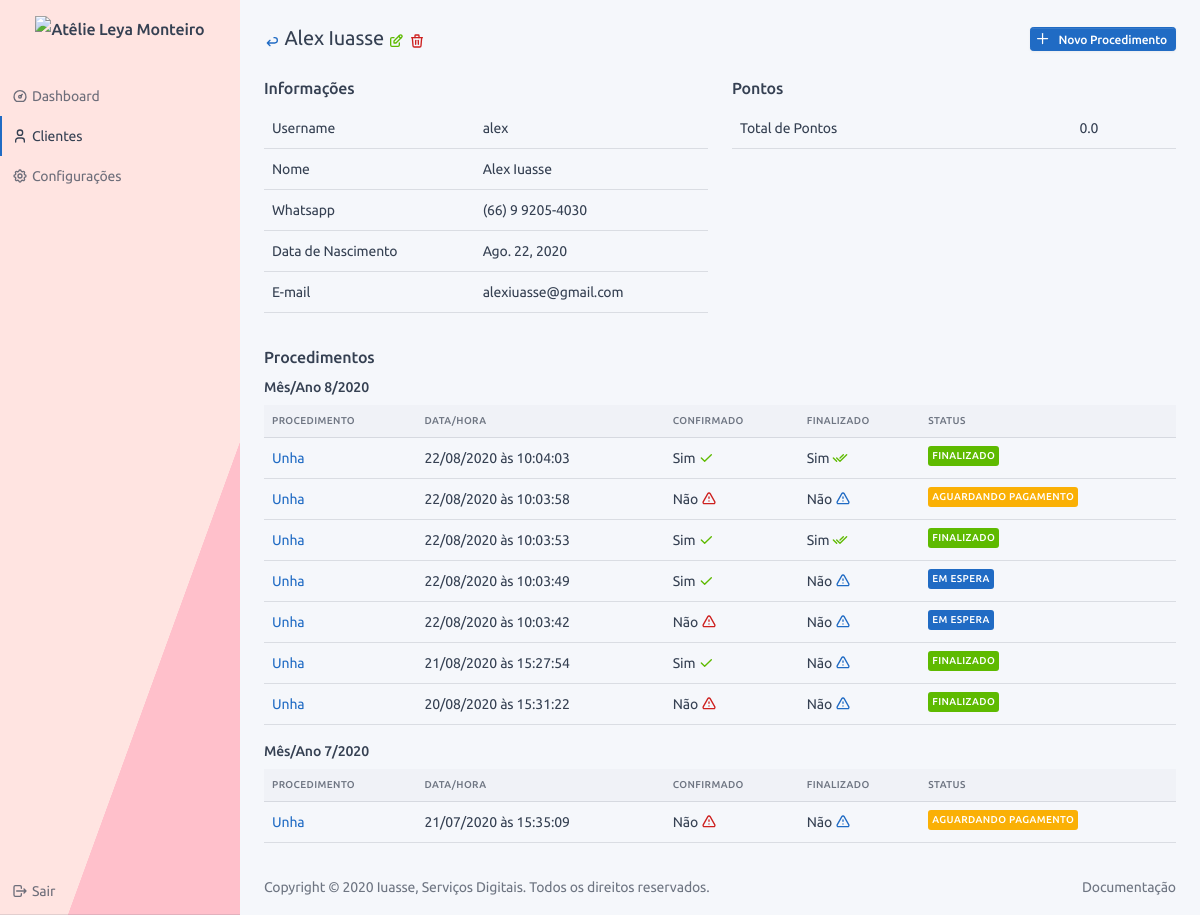
The app's page /user/2/profile/ (signed in), older data.
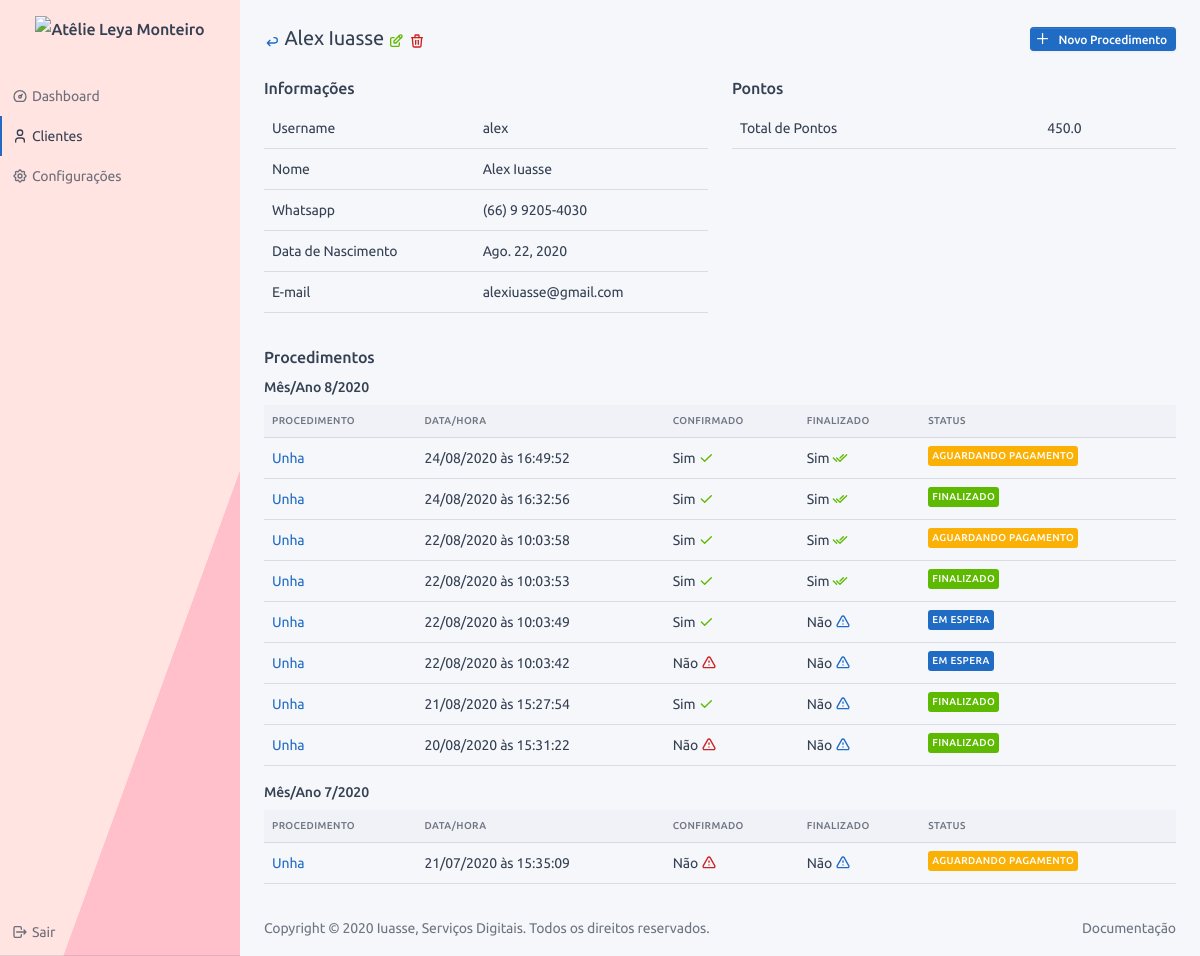
The same page, newer data.
### users/models.py (models this page shows, shortened)
class CustomUser(AbstractUser):
    birth_day = models.DateField('data de nascimento', blank=True, null=True)
    whatsapp = models.CharField('whatsapp', max_length=16)
    total_of_points = models.FloatField(default=0, verbose_name='Total de pontos')
    def get_full_name(self):
        return "{} {}".format(self.first_name, self.last_name)
    @property
    def get_new_service_url(self):
        return reverse('service:orderofservice:create', kwargs={'cpk': self.pk})
    @property
    def get_delete_url(self):
        return reverse('users:customuser:delete', kwargs={'pk': self.pk})
    @property
    def get_edit_url(self):
        return reverse('users:customuser:edit', kwargs={'pk': self.pk})
    @property
    def get_back_url(self):
        return reverse('users:customuser:view')
    def is_birthday(self):
        today = datetime.today()
        return self.birth_day.day == today.day and self.birth_day.month == today.month
    def get_dict_data(self):
        return {
            'Username': self.username,
            'Nome': "{} {}".format(self.first_name, self.last_name),
            'Whatsapp': self.whatsapp,
            'Data de Nascimento': self.birth_day,
            'E-mail': self.email,
        }
    def get_dict_data_points(self):
        return {
            'Total de Pontos': self.total_of_points,
        }
    def get_service_sorted_by_entry_date(self):
        retDict = {}
        for s in self.orderofservice_set.all().order_by('-date', '-id'):
            m_y = "{}/{}".format(s.date.month, s.date.year)
            if m_y in retDict:
                retDict[m_y]['services'].append(s)
            else:
                retDict[m_y] = {}
                retDict[m_y]['services'] = []
                retDict[m_y]['services'].append(s)
        return retDict

### service/models.py (models this page shows, shortened)
class OrderOfService(BaseModel):
    type_of_service = models.ForeignKey("config.TypeOfService", verbose_name="Procedimento", on_delete=models.SET_NULL,
                                        null=True)
    status = models.ForeignKey("config.StatusService", verbose_name="Status", on_delete=models.PROTECT)
    finished = models.BooleanField("finalizado", default=False,
                                   help_text="Marque apenas quando procedimento finalizado")
    counted = models.BooleanField("contabilizado", default=False, help_text="Procedimento já foi contabilizado?")
    confirmed = models.BooleanField("confirmado", default=False, help_text="Procedimento foi confirmado?")
    date = models.DateField("Data", default=now)
    time = models.TimeField("Hora", default=now)
    observation = models.TextField("observação", blank=True)
    customer = models.ForeignKey("users.CustomUser", verbose_name="Cliente", on_delete=models.CASCADE, blank=True,
                                 null=True)
    def get_absolute_url(self):
        return reverse(self.get_reverse_profile, kwargs={'cpk': self.customer.pk, 'pk': self.pk})
    def get_confirmed_html(self):
        return f"Sim <span class='text-success'>{ICON_CHECK}</span>" if self.confirmed else \
            f"Não <span class='text-danger'>{ICON_TRIANGLE_ALERT}</span>"
    def get_finished_html(self):
        return f"Sim <span class='text-success'>{ICON_DOUBLE_CHECK}</span>" if self.finished else \
            f"Não <span class='text-primary'>{ICON_TRIANGLE_ALERT}</span>"
    def get_date_html(self):
        return "Hoje às {} <span class='text-info'>{}</span>".format(self.time,
                                                                     ICON_CALENDAR) if self.date == date.today() \
            else "{} às {}".format(self.date.strftime("%d/%m/%Y"), self.time)

### config/models.py (models this page shows, shortened)
class BaseConfigModel(BaseModel):
    name = models.CharField("nome", max_length=128)
    def __str__(self):
        return self.name
    class Meta:
        abstract = True

class TypeOfService(BaseConfigModel):
    time = models.FloatField("tempo", default=30, help_text="Coloque o tempo em minutos, ex.: 1hr = 60min")
    value = models.DecimalField("Valor", max_digits=11, decimal_places=2, default=0,
                                help_text="Valor do procedimento, ele será usado para auto preenchimento de alguns "
                                          "campos!")
    rewarded_points = models.FloatField("pontos ganhos", default=0)

class StatusService(BaseConfigModel):
    contextual = models.CharField("cor", choices=ContextualEnum.choices(), blank=True, max_length=20)

### users/views.py (the view)
# urls.py: path('<int:pk>/profile/', CustomUserProfile.as_view(), name='profile'),
class CustomUserProfile(LoginRequiredMixin, View):
    template = 'user/profile.html'
    title = TITLE_VIEW_USER
    subtitle = SUBTITLE_USER
    def get(self, request, pk):
        return render(request, self.template, {'obj': CustomUser.objects.get(pk=pk)})

### base/models.py (called while the page is built)
    @property
    def get_reverse_profile(self):
        return '{}:{}:profile'.format(self._meta.app_label, self._meta.model_name)

### frontend/context_processors.py (called while the page is built)
def frontend_template_context(request):
    return {
        'NAME_OF_ENTERPRISE': settings.NAME_OF_ENTERPRISE,
        'VERSION': settings.VERSION,
        'ICON_HOME': ICON_HOME,
        'ICON_LOGOUT': ICON_LOGOUT,
        'ICON_LINK': ICON_LINK,
        'ICON_EYE': ICON_EYE,
        'ICON_ARROW_BACK': ICON_ARROW_BACK,
        'ICON_DELETE': ICON_DELETE,
        'ICON_EDIT': ICON_EDIT,
        'ICON_ADD': ICON_ADD,
        'ICON_CALENDAR': ICON_CALENDAR,
        'ICON_DEVICE': ICON_DEVICE,
        'ICON_PERSON': ICON_PERSON,
        'ICON_NEW_PERSON': ICON_NEW_PERSON,
        'ICON_SETTINGS': ICON_SETTINGS,
        'ICON_TRIANGLE_ALERT': ICON_TRIANGLE_ALERT,
        'ICON_BUG': ICON_BUG,
        'ICON_DASHBOARD': ICON_DASHBOARD,
        'ICON_CHECK': ICON_CHECK,
        'ICON_DOUBLE_CHECK': ICON_DOUBLE_CHECK,
        'ICON_GIFT': ICON_GIFT,
    }

### frontend/templates/user/profile.html (shortened to what this page needs)
{% extends 'base.html' %}
{% block content %}
<div class="container-fluid">
    <div class="page-header">
        <div class="row align-items-center">
            <div class="col-auto">
                <h2 class="page-title">
                    <a href="{{obj.get_back_url}}" rel="tooltip" title="Voltar">
                        <span class="text-primary">{{ICON_ARROW_BACK|safe}}</span>
                    </a>
                    {{obj.get_full_name}}
                    <a href="{{obj.get_edit_url}}" rel="tooltip" title="Editar">
                        <span class="text-success">{{ICON_EDIT|safe}}</span>
                    </a>
                    <a href="{{obj.get_delete_url}}" rel="tooltip" title="Deletar">
                        <span class="text-danger">{{ICON_DELETE|safe}}</span>
                    </a>
                </h2>
            </div>
            <div class="col-auto ml-auto d-print-none">
                <a class="btn btn-sm btn-primary ml-3 d-none d-sm-inline-block"
                   href="{{obj.get_new_service_url}}">
                    {{ICON_ADD|safe}}
                    Novo Procedimento
                </a>
            </div>
        </div>
    </div>
    <div class="row">
        <div class="col-lg-6 col-md-auto">
            <h3>Informações</h3>
            <div class="table-responsive mb-3">
                <table class="table table-hover">
                    {% for k, v in obj.get_dict_data.items %}
                    <tr>
                        <td>{{k}}</td>
                        <td>{{v}}</td>
                    </tr>
                    {% endfor %}
                </table>
            </div>
        </div>
        <div class="col-lg-6 col-md-auto">
            <h3>Pontos</h3>
            <div class="table-responsive mb-3">
                <table class="table table-hover">
                    {% for k, v in obj.get_dict_data_points.items %}
                    <tr>
                        <td>{{k}}</td>
                        <td>{{v}}</td>
                    </tr>
                    {% endfor %}
                </table>
            </div>
        </div>
    </div>
    <div class="row">
        <h3>Procedimentos</h3>
        {% for k,v in obj.get_service_sorted_by_entry_date.items %}
        <div class="col-lg-12 col-md-auto">
            <h4>Mês/Ano {{k}}</h4>
            <div class="table-responsive">
                <table class="table table-hover">
                    <thead>
                    <tr>
                        <th>Procedimento</th>
                        <th>Data/Hora</th>
                        <th>Confirmado</th>
                        <th>Finalizado</th>
                        <th>Status</th>
                    </tr>
                    </thead>
                    <tbody>
                    {% for kk,vv in v.items %}
                    {% for s in vv %}
                    <tr>
                        <td>
                            <a href="{{s.get_absolute_url}}">
                                {{s.type_of_service}}
                            </a>
                        </td>
                        <td>{{s.get_date_html|safe}}</td>
                        <td>{{s.get_confirmed_html|safe}}</td>
                        <td>{{s.get_finished_html|safe}}</td>
                        <td><span class="badge bg-{{s.status.contextual}}">{{s.status}}</span></td>
                    </tr>
                    {% endfor %}
                    {% endfor %}
                    </tbody>
                </table>
            </div>
        </div>
        {% endfor %}
    </div>
</div>
{% endblock %}

### frontend/templates/base.html (shortened to what this page needs)
<!DOCTYPE html>
<html lang="en">
<head>
    {% load static %}
    <link href="{% static 'dist/css/tabler.min.css' %}" rel="stylesheet"/>
    <link href="{% static 'custom/css/custom-css.css' %}" rel="stylesheet"/>
</head>
{% block body_html %}
<body class="antialiased">
{% block sidebar %}{% include "sidebar.html" %}{% endblock %}
<div class="page">
    <div class="content" id="content">
        {% block content %}{% include "dashboard.html" %}{% endblock %}
        {% block footer %}{% include "footer.html" %}{% endblock %}
    </div>
</div>
</body>
{% endblock %}
</html>

### frontend/templates/sidebar.html (shortened to what this page needs)
{% load static %}
<aside class="navbar navbar-vertical navbar-expand-lg navbar-light bg-login">
    <div class="container">
        <a class="navbar-brand navbar-brand-autodark" href="{% url 'dashboard' %}">
            <img alt="{{NAME_OF_ENTERPRISE}}" class="navbar-brand-image" src="{% static 'logo-bar.svgz' %}">
        </a>
        <div class="collapse navbar-collapse" id="navbar-menu">
            <ul class="navbar-nav pt-lg-3">
                <li class="nav-item {% if request.resolver_match.url_name == 'dashboard' %}active{% endif %}">
                    <a class="nav-link" href="{% url 'dashboard' %}">
                        <span class="nav-link-icon d-md-none d-lg-inline-block">
                          {{ICON_DASHBOARD|safe}}
                        </span>
                        <span class="nav-link-title">Dashboard</span>
                    </a>
                </li>
                <li class="nav-item {% if 'user' in request.path %}active{% endif %}">
                    <a class="nav-link" href="{% url 'users:customuser:view' %}">
                         <span class="nav-link-icon d-md-none d-lg-inline-block">
                          {{ICON_PERSON|safe}}
                        </span>
                        <span class="nav-link-title">Clientes</span>
                    </a>
                </li>
                <li class="nav-item {% if 'config' in request.path %}active{% endif %}">
                    <a class="nav-link" href="{% url 'config:index' %}">
                        <span class="nav-link-icon d-md-none d-lg-inline-block">
                          {{ICON_SETTINGS|safe}}
                        </span>
                        <span class="nav-link-title">Configurações</span>
                    </a>
                </li>
                <li class="nav-item mt-auto">
                    <a class="nav-link" data-target="#modal-logout" data-toggle="modal" href="#">
                        <span class="nav-link-icon d-md-none d-lg-inline-block">
                          {{ICON_LOGOUT|safe}}
                        </span>
                        <span class="nav-link-title">Sair</span>
                    </a>
                </li>
            </ul>
        </div>
    </div>
</aside>

### frontend/templates/footer.html
<footer class="footer footer-transparent">
    <div class="container">
        <div class="row text-center align-items-center flex-row-reverse">
            <div class="col-lg-auto ml-lg-auto">
                <ul class="list-inline list-inline-dots mb-0">
                    <li class="list-inline-item"><a class="link-secondary" href="./docs/index.html">Documentação</a>
                    </li>
                </ul>
            </div>
            <div class="col-12 col-lg-auto mt-3 mt-lg-0">
                Copyright © 2020
                <a class="link-secondary" href="https://iuasse.com.br">Iuasse, Serviços Digitais</a>.
                Todos os direitos reservados.
            </div>
        </div>
    </div>
</footer>

### frontend/static/custom/css/custom-css.css (style rules this page uses)
.bg-login { background: linear-gradient(-70deg, pink 30%, rgba(255,228,225, 1) 30.1%); }

### frontend/templates/base.html (style rules this page uses)
body { display: none; }

Row changes from the older to the newer data that the page shows:
removed OrderOfService: type_of_service "Unha", get_date_html "22/08/2020 às 10:04:03", get_confirmed_html "Sim", get_finished_html "Sim", status "FINALIZADO", OrderOfService (type_of_service "Unha", get_date_html "22/08/2020 às 10:03:58", get_confirmed_html "Não", get_finished_html "Não", status "AGUARDANDO PAGAMENTO"), OrderOfService (type_of_service "Unha", get_date_html "22/08/2020 às 10:03:53", get_confirmed_html "Sim", get_finished_html "Sim", status "FINALIZADO"), OrderOfService (type_of_service "Unha", get_date_html "22/08/2020 às 10:03:49", get_confirmed_html "Sim", get_finished_html "Não", status "EM ESPERA"), OrderOfService (type_of_service "Unha", get_date_html "22/08/2020 às 10:03:42", get_confirmed_html "Não", get_finished_html "Não", status "EM ESPERA"), OrderOfService (type_of_service "Unha", get_date_html "21/08/2020 às 15:27:54", get_confirmed_html "Sim", get_finished_html "Não", status "FINALIZADO"), OrderOfService (type_of_service "Unha", get_date_html "20/08/2020 às 15:31:22", get_confirmed_html "Não", get_finished_html "Não", status "FINALIZADO")
added OrderOfService: type_of_service "Unha", get_date_html "24/08/2020 às 16:49:52", get_confirmed_html "Sim", get_finished_html "Sim", status "AGUARDANDO PAGAMENTO", OrderOfService (type_of_service "Unha", get_date_html "22/08/2020 às 10:03:58", get_confirmed_html "Sim", get_finished_html "Sim", status "AGUARDANDO PAGAMENTO"), OrderOfService (type_of_service "Unha", get_date_html "22/08/2020 às 10:03:53", get_confirmed_html "Sim", get_finished_html "Sim", status "FINALIZADO"), OrderOfService (type_of_service "Unha", get_date_html "22/08/2020 às 10:03:49", get_confirmed_html "Sim", get_finished_html "Não", status "EM ESPERA"), OrderOfService (type_of_service "Unha", get_date_html "22/08/2020 às 10:03:42", get_confirmed_html "Não", get_finished_html "Não", status "EM ESPERA"), OrderOfService (type_of_service "Unha", get_date_html "21/08/2020 às 15:27:54", get_confirmed_html "Sim", get_finished_html "Não", status "FINALIZADO"), OrderOfService (type_of_service "Unha", get_date_html "20/08/2020 às 15:31:22", get_confirmed_html "Não", get_finished_html "Não", status "FINALIZADO")
added OrderOfService: type_of_service "Unha", get_date_html "24/08/2020 às 16:32:56", get_confirmed_html "Sim", get_finished_html "Sim", status "FINALIZADO"
Text that changed along with them:
new list line: "Total de Pontos"
new list line: "450.0"
list line gone: "Total de Pontos"
list line gone: "0.0"
